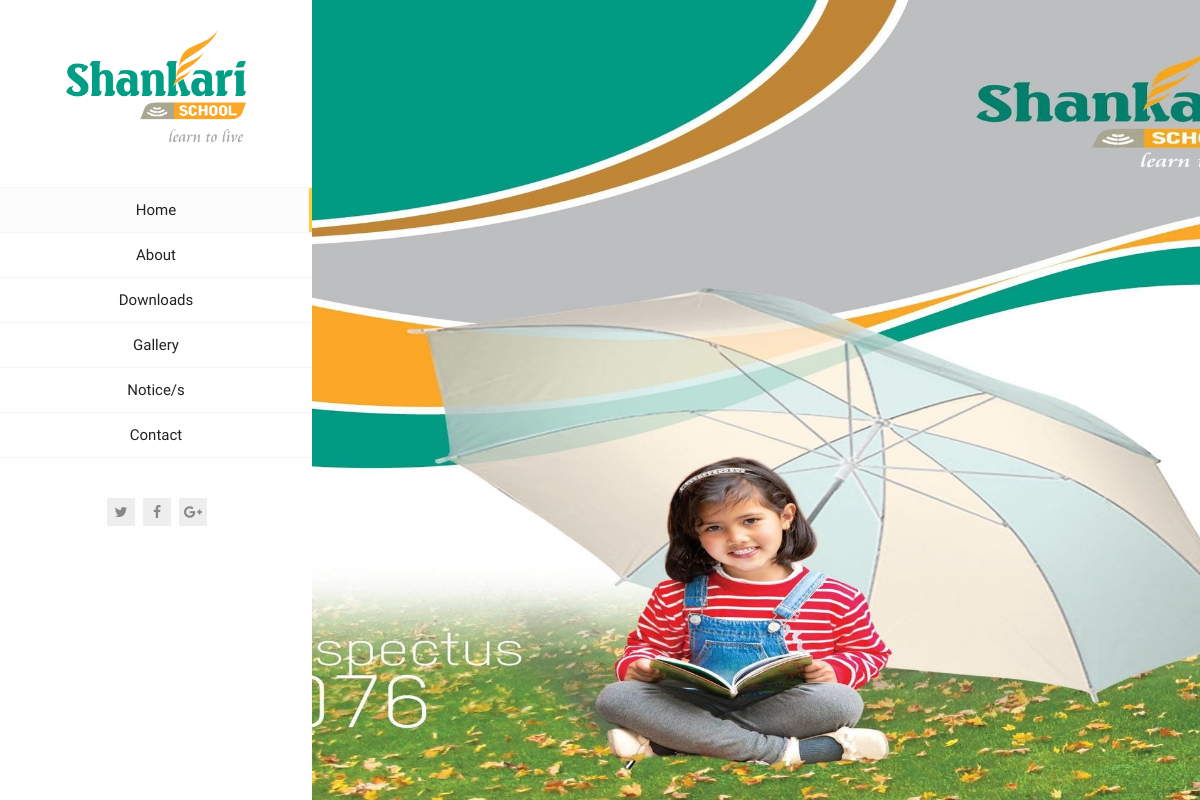
The app's page /, older data.
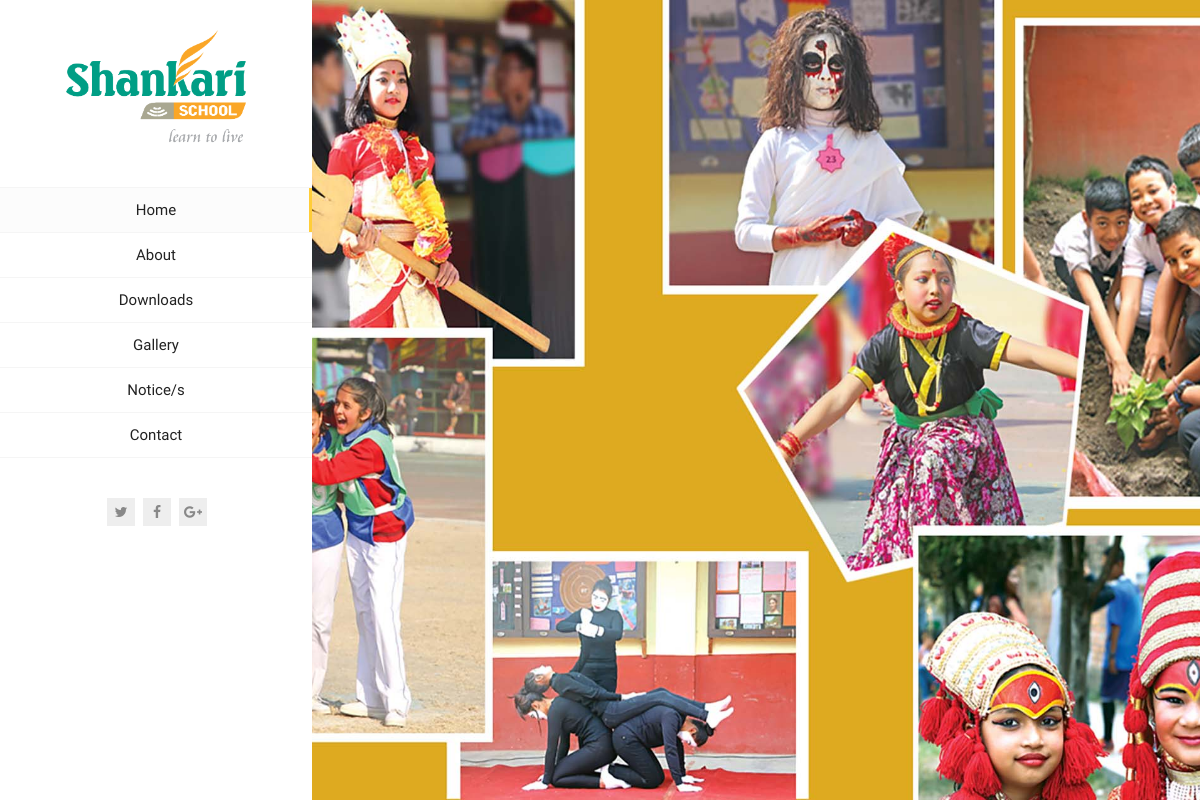
The same page, newer data.
### school/models.py (models this page shows, shortened)
class HomePage(models.Model):
    preloader = models.ImageField(upload_to="preloader",blank=True)
    background_image = models.ImageField(upload_to="background",blank=True)
    logo = models.ImageField(upload_to="logo",blank=True)
    class Meta:
        verbose_name = "Homepage"
        verbose_name_plural = "Homepage"

### ShankariSchool/views.py (the view)
# urls.py: path('',Homepage,name="home"),
def Homepage(request):
    notices = Notices.objects.all().order_by("-published_date")
    messageofceo = CEOMessage.objects.first()
    testimonials = Testimonials.objects.all()
    aboutsections = AboutSection.objects.all()
    importantnotice = ImportantNotice.objects.first()
    downloads = Downloads.objects.all()
    images = Gallery.objects.all()
    random_number = random.random()
    homepageimage = HomePage.objects.first()
    teammembers=TeamMember.objects.all()
    return render(request,"index.html",{'notices':notices,'homepageimage':homepageimage,'message':messageofceo,'testimonials':testimonials,'aboutsections':aboutsections,'importantnotice':importantnotice,'downloads':downloads,'random_number':random_number,'images':images,'teammembers':teammembers})

### templates/index.html (shortened to what this page needs)
{% load static %}
<!DOCTYPE html>
<html lang="en" class="no-js">
<head>
    <link rel="stylesheet" href="{% static "css/bootstrap.css" %}">
    <link rel="stylesheet" href="{% static "css/normalize.css" %}">
    <link rel="stylesheet" href="{% static "css/transition-animations.css" %}">
    <link rel="stylesheet" href="{% static "css/owl.carousel.css" %}">
    <link rel="stylesheet" href="{% static "css/magnific-popup.css" %}">
    <link rel="stylesheet" href="{% static "css/animate.css" %}">
    <link rel="stylesheet" href="{% static "css/main.css" %}" type="text/css">
    <link rel="stylesheet" href="https://cdnjs.cloudflare.com/ajax/libs/jquery-modal/0.9.1/jquery.modal.min.css" />
  </head>
  <body onload="myFunction()">
    <div id="page" class="page">
      <header id="site_header" class="header mobile-menu-hide">
        <div class="my-photo" >
          <img  class="animated slideInUp" src="{{ homepageimage.logo.url }}" alt="image">
        </div>
        <div class="site-nav">
          <ul id="nav" class="site-main-menu">
            <li>
              <a class="pt-trigger" href="#home" data-animation="58" data-goto="1">Home</a>
            </li>
            <li>
              <a class="pt-trigger" href="#about" data-animation="59" data-goto="2">About</a>
            </li>
            <li>
              <a class="pt-trigger" href="#downloads" data-animation="60" data-goto="3">Downloads</a>
            </li>
            <li>
              <a class="pt-trigger" href="{% url 'gallery' %}" data-animation="61" data-goto="4">Gallery</a>
            </li>
            <li>
              <a class="pt-trigger" href="#notices" data-animation="58" data-goto="5">Notice/s</a>
            </li>
            <li>
              <a class="pt-trigger" href="#contact" data-animation="59" data-goto="6">Contact</a>
            </li>
          </ul>
          <ul class="social-links">
            <li><a class="tip social-button" href="#" title="Twitter"><i class="fa fa-twitter"></i></a></li>
            <li><a class="tip social-button" href="#" title="Facebook"><i class="fa fa-facebook"></i></a></li>
            <li><a class="tip social-button" href="#" title="Google Plus"><i class="fa fa-google-plus"></i></a></li>
          </ul>
        </div>
      </header>
      <div id="main" class="site-main">
        <div class="pt-wrapper">
          <div class="subpages">
            <section class="pt-page pt-page-1 section-with-bg section-paddings-0" style="background-image: url({{ homepageimage.background_image.url }});" data-id="home">
              <div class="home-page-block">
                  </div>
            </section>
          </div>
        </div>
      </div>
    </div>
  </body>
</html>

### static/css/main.css (style rules this page uses)
html { height:100% }
body { font-family:pt sans,Helvetica,sans-serif;color:#666;margin:0;height:100%;font-size:100%;line-height:1.5em }
a { color:#09c;text-decoration:none;outline:none;-webkit-transition-duration:.3s;transition-duration:.3s }
img { vertical-align:bottom;max-width:100%;height:auto;border:0;-ms-interpolation-mode:bicubic }
.page { position:relative;height:100% }
.pt-page { width:100%;height:0;position:absolute;opacity:0;top:auto;left:0;padding:50px 70px;background-color:#fff;visibility:hidden;-webkit-backface-visibility:hidden;-moz-backface-visibility:hidden;backface-visibility:hidden;-webkit-transform:translate3d(0,0,0);-moz-transform:translate3d(0,0,0);transform:translate3d(0,0,0);-webkit-transform-style:preserve-3d;-moz-transform-style:preserve-3d;transform-style:preserve-3d }
.pt-page * { height:0 }
.pt-page-current,.no-js .pt-page { visibility:visible;z-index:90;opacity:1;height:auto;min-height:100% }
.pt-page-current *,.no-js .pt-page * { height:auto }
.subpages { position:relative;width:100%;height:100%;-webkit-perspective:1500px;-moz-perspective:1500px;perspective:1500px }
.section-with-bg { -webkit-backface-visibility:hidden;backface-visibility:hidden;background-attachment:fixed;background-position:50%;background-size:cover;-webkit-background-size:cover;background-attachment:scroll;background-position:center center;background-repeat:no-repeat }
.section-paddings-0 { padding:0 }
.header { position:fixed;width:22%;height:100%;background-color:#fff;overflow:auto }
.my-photo { position:relative;margin:30px auto 20px;max-width:180px;text-align:center;z-index:0 }
.my-photo img { position:relative; }
ul.social-links { display:block;list-style:none;margin:40px 0 0;padding:0;text-align:center }
ul.social-links li { display:inline-block;margin:0;padding:0 }
ul.social-links li a { display:inline-block;margin:0 2px;width:28px;height:28px;color:#888;background-color:#eee;text-align:center }
ul.social-links li a i { font-size:14px;line-height:28px }
ul.social-links li:last-child a { margin-right:0 }
.site-main { height:100%;margin-left:22%;position:relative;background-color:#fff }
.site-nav { display:block;padding:25px 0 30px }
.site-main-menu { display:block;padding:0;margin:0;font-family:Oswald,Helvetica,sans-serif }
.site-main-menu li { display:block;position:relative;padding:0;text-align:center }
.site-main-menu li a,.site-main-menu li a:hover { display:block;position:relative;padding:10px 20px;text-align:center;color:#222;font-size:15px;font-weight:500;position:relative;text-decoration:none;border-bottom:1px solid #f5f5f5;outline:none }
.site-main-menu li:first-child a { border-top:1px solid #f5f5f5 }
.site-main-menu li a:hover,.site-main-menu li.active a { background-color:#fcfcfc }
.site-main-menu li a:hover:after,.site-main-menu li.active a:after { display:block;position:absolute;right:0;bottom:0;content:'';width:3px;height:100%;margin:0 auto;background-color:#eee }
.site-main-menu li.active a:after { background-color:#ffcd38 }
.home-page-block { position:relative;display:table;width:100%;height:100vh;z-index:1 }
@media only screen and (max-width:1200px) { .header { width:26% } }
@media only screen and (max-width:1200px) { .site-main { margin-left:26% } }

Row changes from the older to the newer data that the page shows:
changed HomePage: background_image: a different picture
